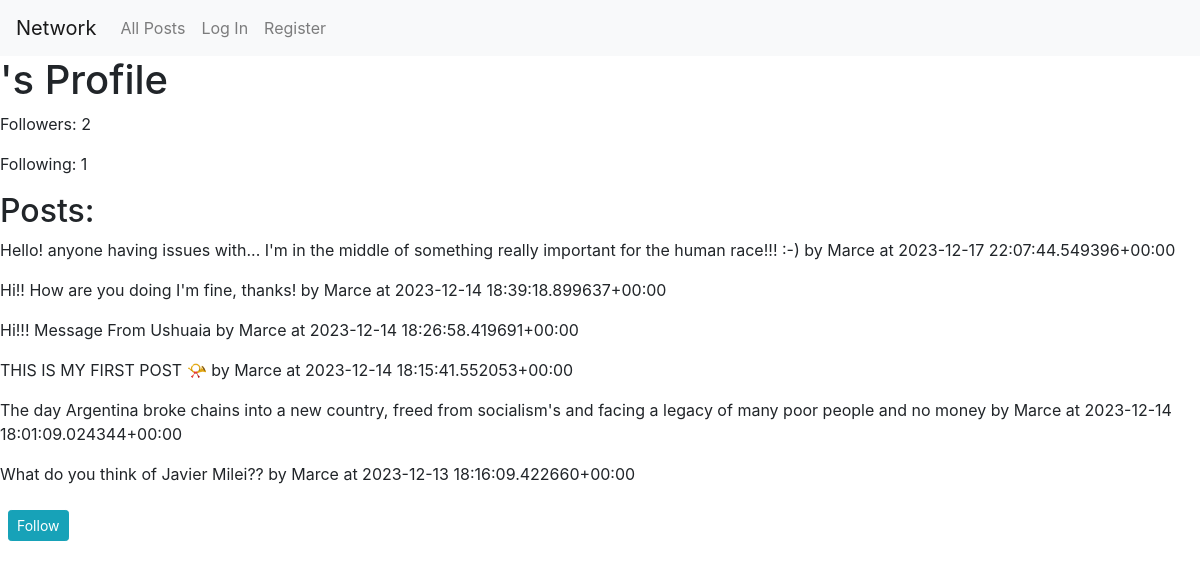
The page /profile/Marce on the database its author committed.
### network/models.py (models this page shows, shortened)
class UserProfile(models.Model):
    user = models.ForeignKey(User, on_delete=models.CASCADE)
    followers = models.ManyToManyField(User, blank=True, related_name="followers")
    following_users = models.ManyToManyField(User, blank=True, related_name="following_users")

class Post(models.Model):
    post = models.CharField(max_length=280, null=True, blank=True)
    created_by = models.ForeignKey(User, on_delete=models.CASCADE)
    created_date = models.DateTimeField(auto_now_add=True)
    likes = models.ManyToManyField(User, blank=True, related_name="liked_user", verbose_name="Likes")
    def __str__(self):
        return f"{self.post} by {self.created_by} at {self.created_date}"

class User(AbstractUser):
    pass
    def __str__(self):
        return f"{self.username}"

### network/views.py (the view)
# urls.py: path('profile/<str:username>', views.user_profile_view, name='profile'),
def user_profile_view(request, username):
    user = get_object_or_404(User, username=username)
    user_profile = UserProfile.objects.get(user=user)
    posts = Post.objects.filter(created_by=user).order_by('-created_date')
    context = {
        'user_profile': user_profile,
        'posts': posts,
    }
    return render(request, 'network/profile.html', context)

### network/templates/network/profile.html (shortened to what this page needs)
{% extends "network/layout.html" %}
{% block body %}
<h1>{{ user.username }}'s Profile</h1>
<p>Followers: {{ user_profile.followers.count }}</p>
<p>Following: {{ user_profile.following_users.count }}</p>
<h2>Posts:</h2>
{% for post in posts %}
    <p>{{ post }}</p>
{% endfor %}
<form method="POST">
    <button type="submit" name="add_follow" value="1" class="btn btn-info btn-sm mt-2 ml-2">
        {% if not followed %}
            Follow
        {% else %}
            Unfollow
        {% endif %}
    </button>
</form>
{% endblock %}

### rows shown on the page
UserProfile: followers.count "2", following_users.count "1"
Post: post+created_by+created_date "Hello! anyone having issues with... I'm in the middle of something really important for the human race!!! :-) by Marce at 2023-12-17 22:07:44.549396+00:00"
Post: post+created_by+created_date "Hi!! How are you doing I'm fine, thanks! by Marce at 2023-12-14 18:39:18.899637+00:00"
Post: post+created_by+created_date "Hi!!! Message From Ushuaia by Marce at 2023-12-14 18:26:58.419691+00:00"
Post: post+created_by+created_date "THIS IS MY FIRST POST 📯 by Marce at 2023-12-14 18:15:41.552053+00:00"
Post: post+created_by+created_date "The day Argentina broke chains into a new country, freed from socialism's and facing a legacy of many poor people and no money by Marce at 2023-12-14 18:01:09.024344+00:00"
Post: post+created_by+created_date "What do you think of Javier Milei?? by Marce at 2023-12-13 18:16:09.422660+00:00"
